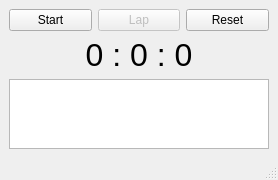
<?xml version="1.0" encoding="UTF-8"?>
<ui version="4.0">
 <class>MainWindow</class>
 <widget class="QMainWindow" name="MainWindow">
  <property name="geometry">
   <rect>
    <x>0</x>
    <y>0</y>
    <width>278</width>
    <height>175</height>
   </rect>
  </property>
  <property name="windowTitle">
   <string>Stopwatch</string>
  </property>
  <widget class="QWidget" name="centralwidget">
   <layout class="QGridLayout" name="gridLayout">
    <item row="0" column="0">
     <widget class="QPushButton" name="start_pushButton">
      <property name="text">
       <string>Start</string>
      </property>
      <property name="checkable">
       <bool>true</bool>
      </property>
     </widget>
    </item>
    <item row="0" column="1">
     <widget class="QPushButton" name="lap_pushButton">
      <property name="enabled">
       <bool>false</bool>
      </property>
      <property name="text">
       <string>Lap</string>
      </property>
      <property name="checkable">
       <bool>false</bool>
      </property>
     </widget>
    </item>
    <item row="0" column="2">
     <widget class="QPushButton" name="reset_pushButton">
      <property name="text">
       <string>Reset</string>
      </property>
     </widget>
    </item>
    <item row="1" column="0" colspan="3">
     <widget class="QLabel" name="time_label">
      <property name="font">
       <font>
        <pointsize>24</pointsize>
       </font>
      </property>
      <property name="text">
       <string>0 : 0 : 0</string>
      </property>
      <property name="alignment">
       <set>Qt::AlignCenter</set>
      </property>
     </widget>
    </item>
    <item row="2" column="0" colspan="3">
     <widget class="QTextBrowser" name="lap_textBrowser">
      <property name="tabletTracking">
       <bool>false</bool>
      </property>
      <property name="verticalScrollBarPolicy">
       <enum>Qt::ScrollBarAsNeeded</enum>
      </property>
     </widget>
    </item>
   </layout>
  </widget>
  <widget class="QMenuBar" name="menubar">
   <property name="geometry">
    <rect>
     <x>0</x>
     <y>0</y>
     <width>278</width>
     <height>21</height>
    </rect>
   </property>
  </widget>
  <widget class="QStatusBar" name="statusbar"/>
 </widget>
 <resources/>
 <connections/>
</ui>
